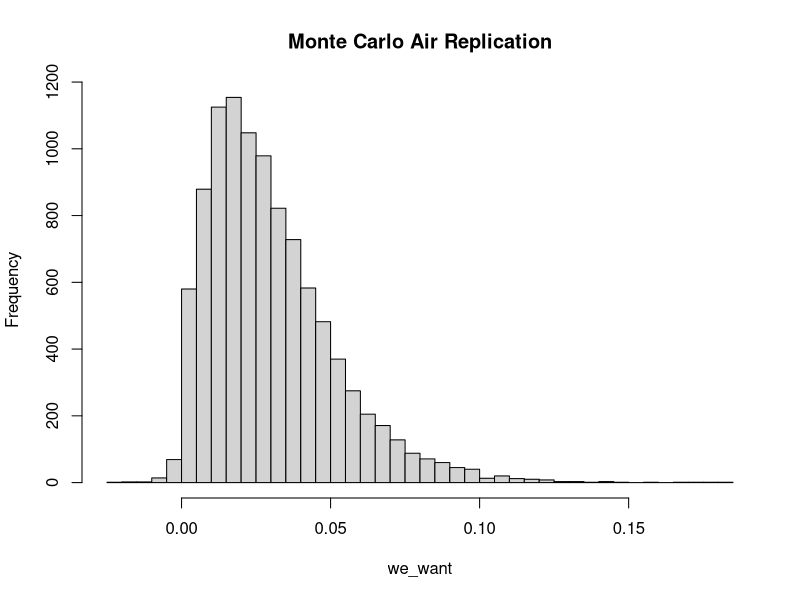
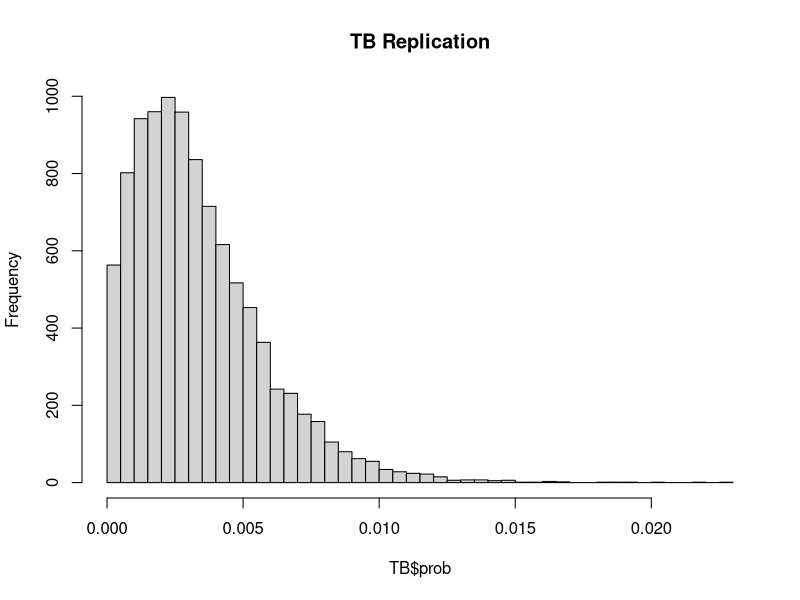
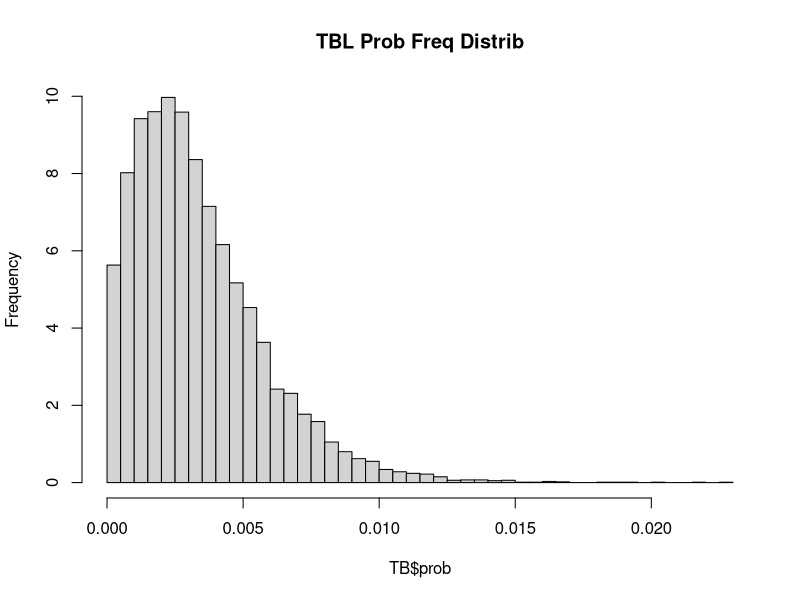
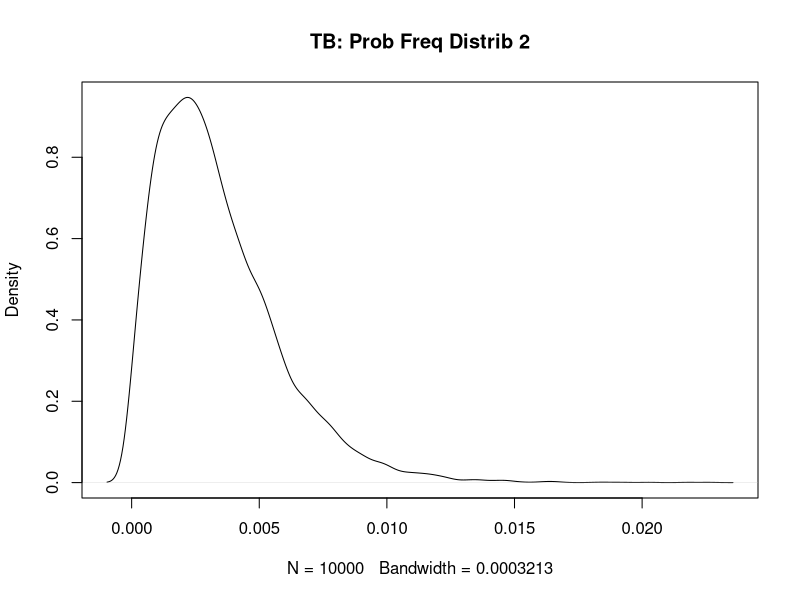

These figures' R source, in order:
## ---- chunk 1
set.seed(400)
## ---- chunk 2
library(dplyr)
library(stats)
library(tidyr)
library(tidyverse)
library(broom)
library(ggplot2)
## ---- chunk 3
m <- 10000

monte_AIR <- function(m) {
  storing <- numeric(m)
  for (i in 1:m){
    p <- rnorm(1, mean = 0.48, sd = 0.20)
    I <- 1
    phi <- rnorm(1, mean = 100, sd = 20)
    V <- 132
    N <- rnorm(1, mean = 3, sd = 0.5)
    t <- rnorm(1, mean = 0.5, sd = 0.167)
  
    form <- ((p*I*phi)/V) * ((N*t + exp(-N*t) - 1) / (N^2))
  
    storing[i] <- 1 - exp(-form)
  }
  return(storing)
}

we_want <- monte_AIR(m)

mean(we_want)

hist(we_want , breaks = 35, main = "Monte Carlo Air Replication")
## ---- chunk 4
# Wells-Riley formula: 

## vent_mean = 4 <- ventilation rate
## breath_mean = 0.48 <- pumonary ventilation rate
## time_mean = 0.5 <- 30min /1 hr

air_monte <- function(m = 10000, quanta_mean, quanta_sd, 
                      room_vol=132, infect=1, vent_mean=4, vent_sd=1, 
                      breath_mean=0.48, breath_sd=0.2, 
                      time_mean=0.5, time_sd=0.167, s_mean = 19, s_sd=10){
  prob_vec <- numeric(m)
  infect_vect <- numeric(m)
  s_after <- numeric(m)
  
  for (i in 1:m) {
    p <- max(rnorm(1, breath_mean, breath_sd), 0)
    phi <- max(rnorm(1, quanta_mean, quanta_sd), 0)
    t <- max(rnorm(1, time_mean, time_sd), 0)
    Q <- max(rnorm(1, vent_mean, venth_sd), 0.01)
    S0 <- max(round(rnorm(1, s_mean, s_sd)), 1)
    
      # exposure term
    X <- (infect * phi * p * t) / Q
    
      # infection prob. 
    P <- 1 - exp(-X)
    
      # expected infections
    exp_inf <- S0 * P
    
    prob_vec[i] <- P
    infect_vect[i] <- exp_inf
    s_after[i] <- S0 - exp_inf
  }
 
  return(list(
    prob=prob_vec, infections=infect_vect, non_infected = s_after,
    summary = list(
      mean_prob = mean(prob_vec),
      mean_infections = mean(inf_vect),
      prob_quantiles = quantile(prob_vec, c(0.25,0.5,0.75,0.9,0.95)),
      inf_quantiles = quantile(infect_vect, c(0.25,0.5,0.75,0.9,0.95))
    )
  ))
}




## ---- chunk 5
better_monte <- function(m = 10000, dis_quanta, quanta_sd, room_size = 132, 
                         infected_individuals = 1, room_venti_rate = 4){ 
  probability_inf <- numeric(m)
  num_new_infect <- numeric(m)
  sus_persons <- numeric(m)

  for(i in 1:m) {
    
    p_2 <- max(rnorm(1, mean = 0.48, sd = 0.20), 0)
    phi_2 <- max(rnorm(1, mean = dis_quanta, sd = quanta_sd),0)
    t_2 <- max(rnorm(1, mean = 0.5, sd = 0.167), 0)
    S0 <- max(round(rnorm(1, mean = 19, sd = 10)),1)
    
    q_2 <- infected_individuals * phi_2
 
    n_t <- (q_2/room_venti_rate) * (1 - exp(-room_venti_rate*t_2))
    
    nucci <- ((p_2*q_2)/room_size) * 
      ((room_venti_rate * t_2 + exp(-room_venti_rate * 
                                      t_2) -1) / (room_venti_rate^2))
    
    S_t <- S0 * exp(-nucci)
    
    inf <- S0 - S_t
    
    sus_prob <- inf / S0
    
    probability_inf[i] <- sus_prob
    num_new_infect[i] <- inf
    sus_persons[i] <- S_t
  }
  
  return(list(prob = probability_inf,
              infections = num_new_infect,
              survivors = sus_persons,
              summary = list(mean_prob = mean(probability_inf),
                             mean_infections = mean(num_new_infect),
                             prob_quantiles = quantile(probability_inf, 
                                                       c(0.25, 0.5, 0.75, 
                                                         0.9, 0.95)),
                             inf_quantiles = quantile(num_new_infect, 
                                                      c(0.25, 0.5, 0.75, 
                                                        0.9, 0.95)))))

}

TB <- better_monte(m, dis_quanta = 12.7, quanta_sd = 3.0,
                   room_size = 132, infected_individuals = 1, 
                   room_venti_rate = 4)

mean(TB$prob)
h <- hist(TB$prob, breaks = 35, main = "TB Replication")

h$counts <- h$counts / sum(h$counts) * 100

plot(h, main = "TBL Prob Freq Distrib")


dens <- density(TB$prob)

dens$y <- dens$y / sum(dens$y) *100

plot(dens, main = "TB: Prob Freq Distrib 2")
## ---- chunk 6
quant <- 2.7  #per hour
